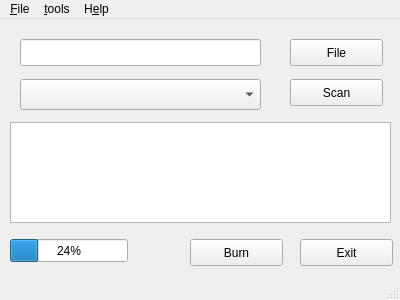
<?xml version="1.0" encoding="UTF-8"?>
<ui version="4.0">
 <class>MainWindow</class>
 <widget class="QMainWindow" name="MainWindow">
  <property name="geometry">
   <rect>
    <x>0</x>
    <y>0</y>
    <width>400</width>
    <height>300</height>
   </rect>
  </property>
  <property name="windowTitle">
   <string>MainWindow</string>
  </property>
  <widget class="QWidget" name="centralwidget">
   <widget class="QComboBox" name="devBox">
    <property name="geometry">
     <rect>
      <x>20</x>
      <y>60</y>
      <width>241</width>
      <height>31</height>
     </rect>
    </property>
   </widget>
   <widget class="QPushButton" name="scanBtn">
    <property name="geometry">
     <rect>
      <x>290</x>
      <y>60</y>
      <width>93</width>
      <height>27</height>
     </rect>
    </property>
    <property name="text">
     <string>Scan</string>
    </property>
   </widget>
   <widget class="QLineEdit" name="fileBox">
    <property name="geometry">
     <rect>
      <x>20</x>
      <y>20</y>
      <width>241</width>
      <height>27</height>
     </rect>
    </property>
   </widget>
   <widget class="QPushButton" name="fileBtn">
    <property name="geometry">
     <rect>
      <x>290</x>
      <y>20</y>
      <width>93</width>
      <height>27</height>
     </rect>
    </property>
    <property name="text">
     <string>File</string>
    </property>
   </widget>
   <widget class="QPushButton" name="exitBtn">
    <property name="geometry">
     <rect>
      <x>300</x>
      <y>220</y>
      <width>93</width>
      <height>27</height>
     </rect>
    </property>
    <property name="text">
     <string>Exit</string>
    </property>
   </widget>
   <widget class="QPushButton" name="burnBtn">
    <property name="geometry">
     <rect>
      <x>190</x>
      <y>220</y>
      <width>93</width>
      <height>27</height>
     </rect>
    </property>
    <property name="text">
     <string>Burn</string>
    </property>
   </widget>
   <widget class="QPlainTextEdit" name="msgBox">
    <property name="enabled">
     <bool>true</bool>
    </property>
    <property name="geometry">
     <rect>
      <x>10</x>
      <y>103</y>
      <width>381</width>
      <height>101</height>
     </rect>
    </property>
    <property name="undoRedoEnabled">
     <bool>false</bool>
    </property>
    <property name="textInteractionFlags">
     <set>Qt::TextSelectableByKeyboard|Qt::TextSelectableByMouse</set>
    </property>
   </widget>
   <widget class="QProgressBar" name="progressBar">
    <property name="geometry">
     <rect>
      <x>10</x>
      <y>220</y>
      <width>118</width>
      <height>23</height>
     </rect>
    </property>
    <property name="value">
     <number>24</number>
    </property>
   </widget>
  </widget>
  <widget class="QMenuBar" name="menubar">
   <property name="geometry">
    <rect>
     <x>0</x>
     <y>0</y>
     <width>400</width>
     <height>23</height>
    </rect>
   </property>
   <widget class="QMenu" name="menu_File">
    <property name="title">
     <string>&amp;File</string>
    </property>
    <addaction name="action_Open"/>
    <addaction name="action_Exit"/>
   </widget>
   <widget class="QMenu" name="menuH_elp">
    <property name="title">
     <string>H&amp;elp</string>
    </property>
    <addaction name="action_About"/>
   </widget>
   <widget class="QMenu" name="menu_tools">
    <property name="title">
     <string>&amp;tools</string>
    </property>
    <addaction name="actionSd_partition"/>
    <addaction name="action_Dnw"/>
   </widget>
   <addaction name="menu_File"/>
   <addaction name="menu_tools"/>
   <addaction name="menuH_elp"/>
  </widget>
  <widget class="QStatusBar" name="statusbar"/>
  <action name="action_Open">
   <property name="text">
    <string>&amp;Open</string>
   </property>
  </action>
  <action name="action_Exit">
   <property name="text">
    <string>&amp;Exit</string>
   </property>
  </action>
  <action name="action_About">
   <property name="text">
    <string>&amp;About</string>
   </property>
  </action>
  <action name="actionSd_partition">
   <property name="text">
    <string>sd_partition</string>
   </property>
  </action>
  <action name="action_Dnw">
   <property name="text">
    <string>&amp;dnw</string>
   </property>
  </action>
 </widget>
 <resources/>
 <connections>
  <connection>
   <sender>exitBtn</sender>
   <signal>clicked()</signal>
   <receiver>MainWindow</receiver>
   <slot>close()</slot>
   <hints>
    <hint type="sourcelabel">
     <x>346</x>
     <y>256</y>
    </hint>
    <hint type="destinationlabel">
     <x>199</x>
     <y>149</y>
    </hint>
   </hints>
  </connection>
  <connection>
   <sender>action_Exit</sender>
   <signal>triggered()</signal>
   <receiver>MainWindow</receiver>
   <slot>close()</slot>
   <hints>
    <hint type="sourcelabel">
     <x>-1</x>
     <y>-1</y>
    </hint>
    <hint type="destinationlabel">
     <x>199</x>
     <y>149</y>
    </hint>
   </hints>
  </connection>
 </connections>
</ui>
